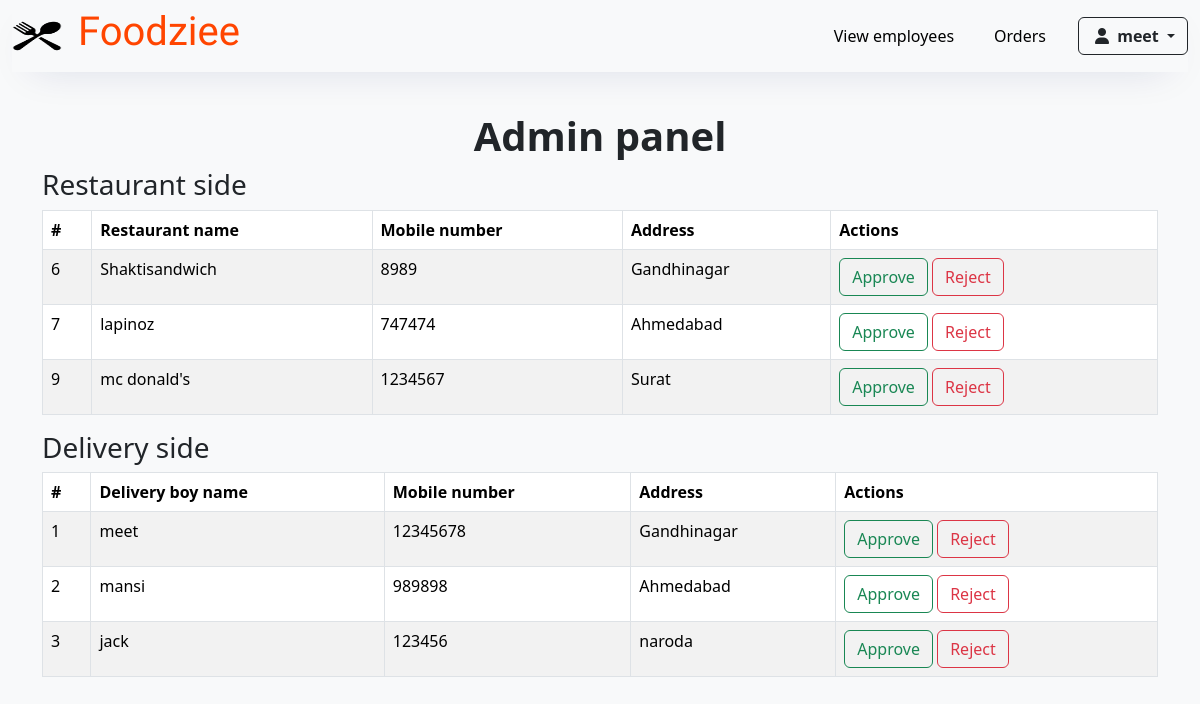
/admin/admin.php (signed in), run on the app's committed database.
### tables this page shows
CREATE TABLE `r_o_details` (
  `r_o_id` int(11) NOT NULL,
  `r_o_name` varchar(25) NOT NULL,
  `r_o_email` varchar(30) NOT NULL,
  `r_o_phone` int(10) NOT NULL,
  `r_o_username` varchar(15) NOT NULL,
  `r_o_password` varchar(10) NOT NULL,
  `r_o_address` varchar(300) NOT NULL,
  `r_o_bankname` varchar(10) NOT NULL,
  `r_o_branchname` varchar(10) NOT NULL,
  `r_o_account` int(20) NOT NULL,
  `r_o_ifsc` int(12) NOT NULL,
  `res_name` varchar(20) NOT NULL,
  `res_email` varchar(30) NOT NULL,
  `res_phone` varchar(10) NOT NULL,
  `res_address` varchar(300) NOT NULL,
  `res_fssai` varchar(20) NOT NULL,
  `status` int(11) NOT NULL DEFAULT 1,
  `date/time` timestamp NOT NULL DEFAULT current_timestamp() ON UPDATE current_timestamp(),
  `Requests` varchar(50) NOT NULL DEFAULT 'Pending'
);

CREATE TABLE `d_details` (
  `d_id` int(11) NOT NULL,
  `d_name` varchar(20) NOT NULL,
  `d_email` varchar(30) NOT NULL,
  `d_phone` int(10) NOT NULL,
  `d_username` varchar(20) NOT NULL,
  `d_password` varchar(10) NOT NULL,
  `d_address` varchar(300) NOT NULL,
  `d_vehicle_type` varchar(12) NOT NULL,
  `d_vehicle_rc` varchar(20) NOT NULL,
  `d_license` varchar(20) NOT NULL,
  `d_bankname` varchar(20) NOT NULL,
  `d_branchname` varchar(20) NOT NULL,
  `d_account` varchar(20) NOT NULL,
  `d_ifsc` varchar(20) NOT NULL,
  `status` int(11) NOT NULL DEFAULT 1,
  `date` timestamp NOT NULL DEFAULT current_timestamp() ON UPDATE current_timestamp(),
  `Requests` varchar(50) NOT NULL DEFAULT 'Pending'
);

### admin/admin.php (the view, shortened to what this page needs)
<?php include '../inc-cus/link.php';?>
<!doctype html>
<html lang="en">
<head>
</head>
<body class="bg-light">
    <?php
      include 'a-header.php';
      ?>
    <h1>Admin panel</h1>
    <div class="container">
    <?php if (!isset($_SESSION['admin_logged_in'])): ?>
            <p>Please log in to access the restaurant and delivery sides.</p>
        <?php else: ?>
        <h3>Restaurant side</h3>
        <?php
        $sql="SELECT * FROM r_o_details WHERE Requests='Pending'";
        $result = mysqli_query($con, $sql);
        ?>
        <table class="table table-bordered table-hover table-striped">
            <thead>
                <th>#</th>
                <th>Restaurant name</th>
                <th>Mobile number</th>
                <th>Address</th>
                <th>Actions</th>
            </thead>
            <tbody>
                <?php while ($row=$result->fetch_assoc())
                {?>
                <tr>
                <td><?php echo $row['r_o_id']?></td>
                <td><?php echo $row['res_name']?></td>
                <td><?php echo $row['res_phone']?></td>
                <td><?php echo $row['res_address']?></td>
                <td>
                <form action="<?php echo $_SERVER['PHP_SELF']; ?>" method="POST" style="display:inline;">
                    <input type="submit" class="btn btn-outline-success" name="approve" value="Approve">
                </form>
                <form action="<?php echo $_SERVER['PHP_SELF']; ?>" method="POST" style="display:inline;">
                    <input type="submit" class="btn btn-outline-danger" name="reject" value="Reject">
                </form>
                </td>
                </tr>
                <?php } ?>
            </tbody>
        </table>
    </div>
    <div class="container">
        <h3>Delivery side</h3>
        <?php
        $sql="SELECT * FROM d_details WHERE Requests='Pending'";
        $result = mysqli_query($con, $sql);
        ?>
        <table class="table table-bordered table-hover table-striped">
            <thead>
                <th>#</th>
                <th>Delivery boy name</th>
                <th>Mobile number</th>
                <th>Address</th>
                <th>Actions</th>
            </thead>
            <tbody>
                <?php while ($row=$result->fetch_assoc())
                {?>
                <tr>
                <td><?php echo $row['d_id']?></td>
                <td><?php echo $row['d_name']?></td>
                <td><?php echo $row['d_phone']?></td>
                <td><?php echo $row['d_address']?></td>
                <td>
                <form action="<?php echo $_SERVER['PHP_SELF']; ?>" method="POST" style="display:inline;">
                    <input type="submit" class="btn btn-outline-success" name="approvee" value="Approve">
                </form>
                <form action="<?php echo $_SERVER['PHP_SELF']; ?>" method="POST" style="display:inline;">
                    <input type="submit" class="btn btn-outline-danger" name="rejectt" value="Reject">
                </form>
                </td>
                </tr>
                <?php } ?>
            </tbody>
        </table>
    </div>
    <?php endif; ?>
</body>
</html>

### admin/admin.php (style rules this page uses)
h1 { text-align: center; font-size: 2.5em; font-weight: bold; padding-top: 1em; }

### data on the page
r_o_details: r_o_id "6", res_name "Shaktisandwich", res_phone "8989", res_address "Gandhinagar"
r_o_details: r_o_id "7", res_name "lapinoz", res_phone "747474", res_address "Ahmedabad"
r_o_details: r_o_id "9", res_name "mc donald's", res_phone "1234567", res_address "Surat"
d_details: d_id "1", d_name "meet", d_phone "12345678", d_address "Gandhinagar"
d_details: d_id "2", d_name "mansi", d_phone "989898", d_address "Ahmedabad"
d_details: d_id "3", d_name "jack", d_phone "123456", d_address "naroda"

### other printed values
$_SESSION[name] "meet"
